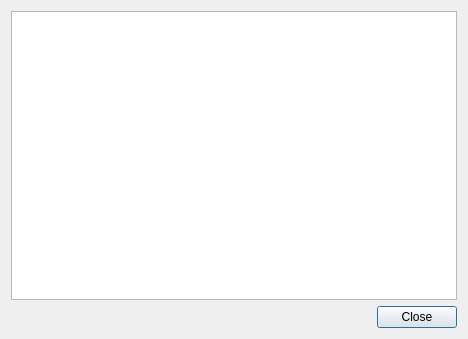
<?xml version="1.0" encoding="UTF-8"?>
<ui version="4.0">
 <class>ListaClientes</class>
 <widget class="QDialog" name="ListaClientes">
  <property name="geometry">
   <rect>
    <x>0</x>
    <y>0</y>
    <width>468</width>
    <height>339</height>
   </rect>
  </property>
  <property name="windowTitle">
   <string>Dialog</string>
  </property>
  <layout class="QVBoxLayout" name="verticalLayout">
   <item>
    <widget class="QListWidget" name="listWidget"/>
   </item>
   <item>
    <widget class="QDialogButtonBox" name="buttonBox">
     <property name="orientation">
      <enum>Qt::Horizontal</enum>
     </property>
     <property name="standardButtons">
      <set>QDialogButtonBox::Close</set>
     </property>
    </widget>
   </item>
  </layout>
 </widget>
 <resources/>
 <connections>
  <connection>
   <sender>buttonBox</sender>
   <signal>accepted()</signal>
   <receiver>ListaClientes</receiver>
   <slot>accept()</slot>
   <hints>
    <hint type="sourcelabel">
     <x>248</x>
     <y>254</y>
    </hint>
    <hint type="destinationlabel">
     <x>157</x>
     <y>274</y>
    </hint>
   </hints>
  </connection>
  <connection>
   <sender>buttonBox</sender>
   <signal>rejected()</signal>
   <receiver>ListaClientes</receiver>
   <slot>reject()</slot>
   <hints>
    <hint type="sourcelabel">
     <x>316</x>
     <y>260</y>
    </hint>
    <hint type="destinationlabel">
     <x>286</x>
     <y>274</y>
    </hint>
   </hints>
  </connection>
 </connections>
</ui>
